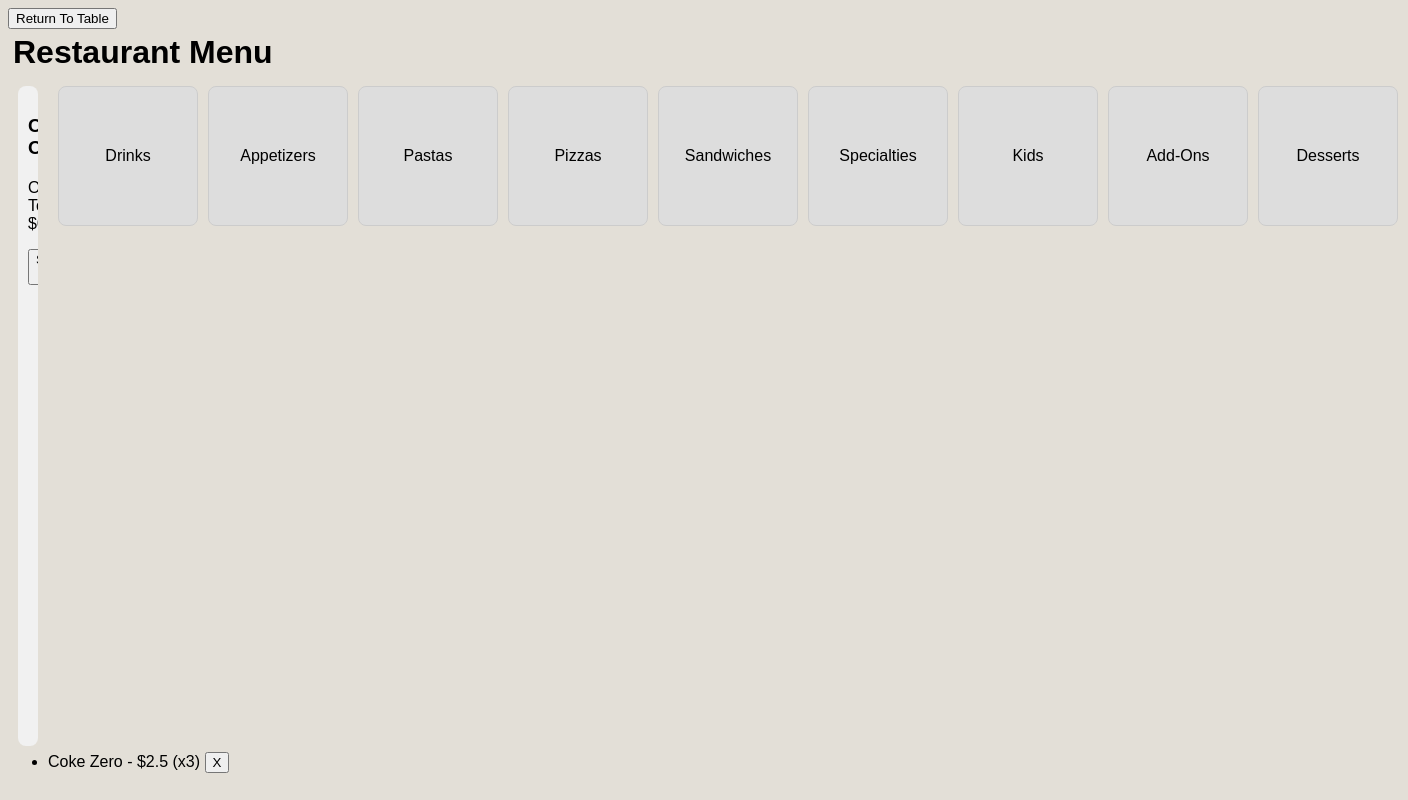
/menu?order_id=1, run on the app's committed database.
### main.py (models this page shows, shortened)
class MenuCat(db.Model):
    category_id = db.Column(db.Integer, primary_key=True, nullable=False, autoincrement=True)
    name = db.Column(db.String(30), unique=True, nullable=False)

class OrderItem(db.Model):
    order_item_id = db.Column(db.Integer, primary_key=True, autoincrement=True)
    order_id = db.Column(db.Integer,db.ForeignKey("order.order_id"), nullable=False)
    menu_item_id = db.Column(db.Integer,db.ForeignKey("menu_item.menu_item_id"), nullable=False)
    quantity = db.Column(db.Integer, nullable=False)
    special_instructions = db.Column(db.String(100))
    menu_item = db.relationship('MenuItem', backref='order_items')
    menu_item_id = db.Column(db.Integer,db.ForeignKey("menu_item.menu_item_id"), nullable=False)

class MenuItem(db.Model):
    menu_item_id = db.Column(db.Integer, primary_key=True, nullable=False, autoincrement=True)
    category_id = db.Column(db.Integer, db.ForeignKey("menu_cat.category_id"), nullable=False)
    name = db.Column(db.String(50), unique=True, nullable=False)
    price = db.Column(db.Float, nullable=False)

### main.py (the view)
@app.route('/menu', methods=['GET', 'POST'])
def menu():
    if request.method == 'POST':
        try:
            db.session.commit()
            return redirect('/menu')
        except:
            return 'There was an issue opening the menu'
    else:
        categories = MenuCat.query.all()
        table = Table.query.first()
        order_id = request.args.get('order_id')
        order_items = []
        if order_id:
            order_items = (
                db.session.query(
                    OrderItem.menu_item_id,
                    MenuItem.name,
                    OrderItem.quantity,
                    MenuItem.price
                )
                .join(MenuItem, OrderItem.menu_item_id == MenuItem.menu_item_id)
                .filter(OrderItem.order_id == order_id)
                .all()
            )
        order_items_data = [{
            'name': item.name,
            'quantity': item.quantity,
            'price': item.price,
            'item_id': item.menu_item_id
        } for item in order_items]
        return render_template('menu.html',
                               categories=categories,
                               table=table,
                               order_items=order_items_data)

### templates/menu.html (shortened to what this page needs)
{% extends 'base.html' %}
{% block head %}
<link rel="stylesheet" href="{{url_for('static', filename='css/menu_style.css')}}">
{% endblock %}
{% block body %}
<form onsubmit="window.history.back(); return false;">
    <button type="submit">Return To Table</button>
</form>
<h1>Restaurant Menu</h1>
<div class="menu-container">
    <div class="order-queue">
        <h3>Current Order</h3>
        <p>Order Total: $<span id="orderTotal">0.00</span></p>
        <button onclick="submitOrder()">Submit Order</button>
    </div>
    <div class="right-container">
        <div class="category-row">
            {% for category in categories %}
                <button class="category-btn" onclick="loadItems({{category.category_id}})">{{category.name}}</button>
            {% endfor %}
        </div>
    </div>
</div>
<ul id="orderList">
    {% if order_items %}
        {% for item in order_items %}
            <li class="order-item">
                <span>{{ item.name }} - ${{ item.price }} (x{{ item.quantity }})</span>
                <button onclick="removeFromOrder('{{ item.name }}')">X</button>
            </li>
        {% endfor %}
    {% endif %}
</ul>
{% endblock %}

### static/css/main.css (style rules this page uses)
body, html { font-family: sans-serif; background-color: #E3DFD7; color: black; }
h1 { margin: 5px; }

### static/css/menu_style.css (style rules this page uses)
.menu-container { display: flex; height: 80vh; padding: 10px; }
.order-queue { width: 25%; color: black; background: #f1f1f1; padding: 10px; border-radius: 8px; overflow-y: auto; height: 80vh; }
.order-queue h3 { margin-bottom: 20px; }
.right-container { display: flex; flex-direction: column; justify-content: flex-start; flex-grow: 1; padding-left: 20px; gap: 20px; }
.category-row { display: flex; flex-direction: row; gap: 10px; width: 100%; justify-content: flex-start; }
.category-btn { padding: 15px; font-size: 16px; cursor: pointer; width: 140px; height: 140px; text-align: center; display: flex; justify-content: center; align-items: center; word-wrap: break-word; background-color: #ddd; border: 1px solid #ccc; border-radius: 8px; }

### data on the page
MenuCat: name "Drinks"
MenuCat: name "Appetizers"
MenuCat: name "Pastas"
MenuCat: name "Pizzas"
MenuCat: name "Sandwiches"
MenuCat: name "Specialties"
MenuCat: name "Kids"
MenuCat: name "Add-Ons"
MenuCat: name "Desserts"
OrderItem: name "Coke Zero", price "2.5", quantity "3"
